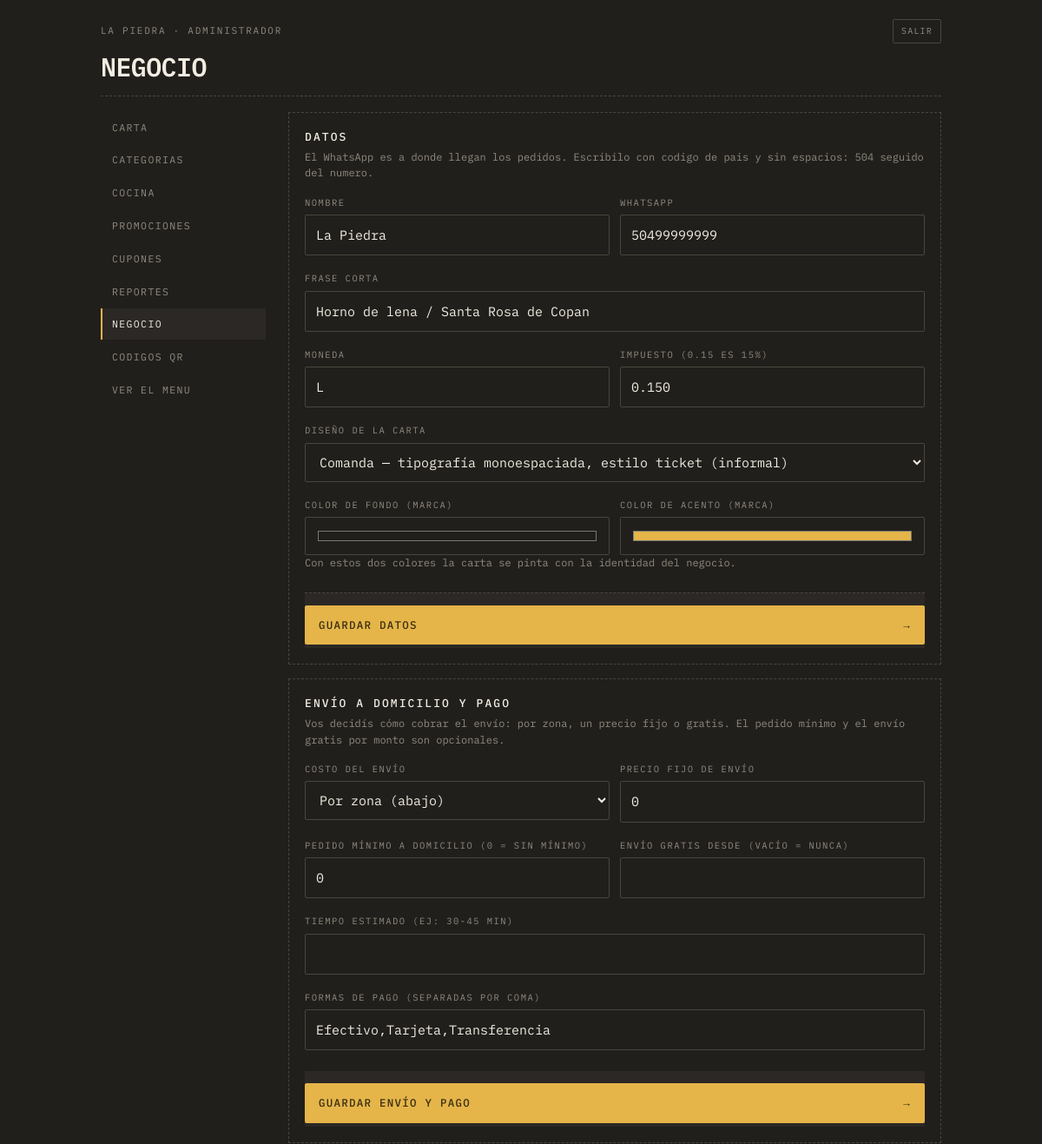
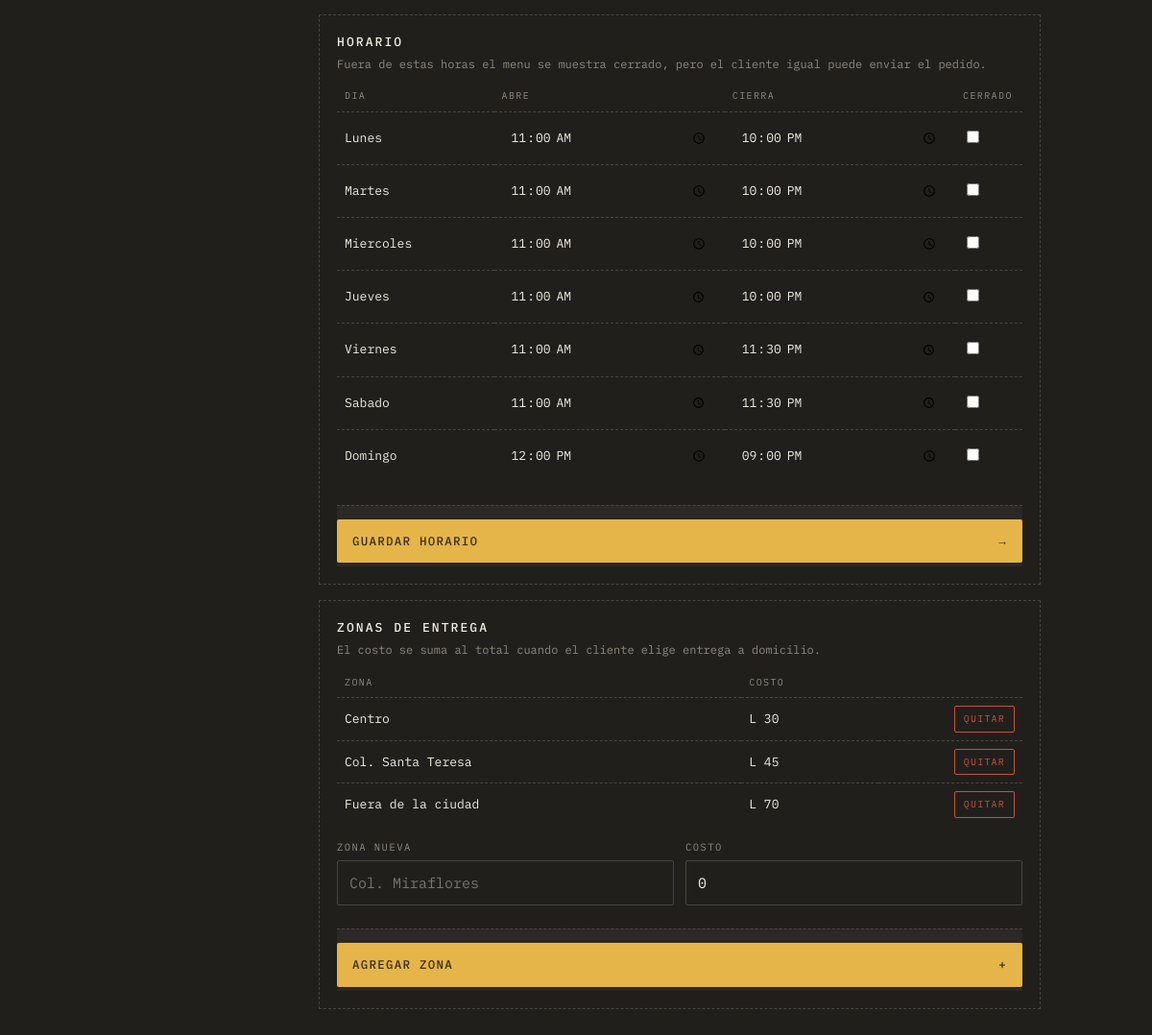
Screenshot of /admin/negocio.php (signed in) with the database file from the repository (2 pictures, top to bottom).
### tables this page shows
CREATE TABLE negocios (
  id            INT AUTO_INCREMENT PRIMARY KEY,
  slug          VARCHAR(60)  NOT NULL UNIQUE,
  nombre        VARCHAR(120) NOT NULL,
  tagline       VARCHAR(180) DEFAULT NULL,
  whatsapp      VARCHAR(20)  NOT NULL,
  moneda        VARCHAR(5)   NOT NULL DEFAULT 'L',
  impuesto      DECIMAL(4,3) NOT NULL DEFAULT 0.150,
   
  envio_modo         ENUM('zonas','fijo','gratis') NOT NULL DEFAULT 'zonas',
  envio_fijo         DECIMAL(10,2) NOT NULL DEFAULT 0,
  pedido_minimo      DECIMAL(10,2) NOT NULL DEFAULT 0,
  envio_gratis_desde DECIMAL(10,2) NULL,
  tiempo_estimado    VARCHAR(40) NULL,
  formas_pago   VARCHAR(200) NOT NULL DEFAULT 'Efectivo,Tarjeta,Transferencia',
  tema          VARCHAR(30)  NOT NULL DEFAULT 'comanda',
  color_fondo   VARCHAR(9)   DEFAULT NULL,    
  color_acento  VARCHAR(9)   DEFAULT NULL,    
  activo        TINYINT(1)   NOT NULL DEFAULT 1,
  creado        TIMESTAMP    NOT NULL DEFAULT CURRENT_TIMESTAMP
);

CREATE TABLE horarios (
  id         INT AUTO_INCREMENT PRIMARY KEY,
  negocio_id INT NOT NULL,
  dia        TINYINT NOT NULL,           
  abre       TIME DEFAULT NULL,
  cierra     TIME DEFAULT NULL,
  cerrado    TINYINT(1) NOT NULL DEFAULT 0,
  UNIQUE KEY uq_horario (negocio_id, dia),
  CONSTRAINT fk_horarios_negocio FOREIGN KEY (negocio_id)
    REFERENCES negocios(id) ON DELETE CASCADE
);

CREATE TABLE zonas (
  id         INT AUTO_INCREMENT PRIMARY KEY,
  negocio_id INT NOT NULL,
  nombre     VARCHAR(80) NOT NULL,
  costo      DECIMAL(10,2) NOT NULL DEFAULT 0,
  orden      INT NOT NULL DEFAULT 0,
  CONSTRAINT fk_zonas_negocio FOREIGN KEY (negocio_id)
    REFERENCES negocios(id) ON DELETE CASCADE
);

### app/util.php (called while the page is built, shortened)
<?php
function e($texto): string
{
    return htmlspecialchars((string) $texto, ENT_QUOTES | ENT_SUBSTITUTE, 'UTF-8');
}
function dinero($monto, string $moneda = 'L'): string
{
    return $moneda . ' ' . number_format((float) round($monto), 0, '.', ',');
}
function url(string $ruta = ''): string
{
    return rtrim(BASE_URL, '/') . '/' . ltrim($ruta, '/');
}

### app/db.php (called while the page is built, shortened)
<?php
function db(): PDO
{
    static $pdo = null;
    if ($pdo === null) {
        $dsn = 'mysql:host=' . DB_HOST . ';dbname=' . DB_NOMBRE . ';charset=utf8mb4';
        try {
            $pdo = new PDO($dsn, DB_USUARIO, DB_CLAVE, [
                PDO::ATTR_ERRMODE            => PDO::ERRMODE_EXCEPTION,
                PDO::ATTR_DEFAULT_FETCH_MODE => PDO::FETCH_ASSOC,
                PDO::ATTR_EMULATE_PREPARES   => false,
            ]);
        } catch (PDOException $e) {
            http_response_code(500);
            if (MOSTRAR_ERRORES) {
                exit('No se pudo conectar a la base de datos: ' . $e->getMessage());
            }
            exit('No se pudo conectar a la base de datos.');
        }
    }
    return $pdo;
}
function consulta(string $sql, array $params = []): PDOStatement
{
    $st = db()->prepare($sql);
    $st->execute($params);
    return $st;
}
function una(string $sql, array $params = []): ?array
{
    $fila = consulta($sql, $params)->fetch();
    return $fila === false ? null : $fila;
}
function todas(string $sql, array $params = []): array
{
    return consulta($sql, $params)->fetchAll();
}

### app/repo.php (called while the page is built, shortened)
<?php
require_once __DIR__ . '/db.php';
require_once __DIR__ . '/util.php';
function negocio_por_id(int $id): ?array
{
    return una('SELECT * FROM negocios WHERE id = ?', [$id]);
}
function zonas(int $negocioId): array
{
    return todas(
        'SELECT * FROM zonas WHERE negocio_id = ? ORDER BY orden, nombre',
        [$negocioId]
    );
}
function horarios(int $negocioId): array
{
    $filas = todas('SELECT * FROM horarios WHERE negocio_id = ? ORDER BY dia', [$negocioId]);
    $porDia = [];
    foreach ($filas as $f) {
        $porDia[(int) $f['dia']] = $f;
    }
    return $porDia;
}

### app/auth.php (called while the page is built, shortened)
<?php
require_once __DIR__ . '/db.php';
require_once __DIR__ . '/util.php';
function usuario(): ?array
{
    return $_SESSION['usuario'] ?? null;
}
function requiere_sesion(): array
{
    $u = usuario();
    return $u;
}
function requiere_dueno(): array
{
    $u = requiere_sesion();
    return $u;
}

### admin/negocio.php (the view, shortened to what this page needs)
<?php
require_once __DIR__ . '/comun.php';
$u = requiere_dueno();
$negocio = negocio_por_id((int) $u['negocio_id']);
$negocioId = (int) $negocio['id'];
$dias = [1 => 'Lunes', 2 => 'Martes', 3 => 'Miercoles', 4 => 'Jueves',
         5 => 'Viernes', 6 => 'Sabado', 0 => 'Domingo'];
$h = horarios($negocioId);
$z = zonas($negocioId);
cabecera_panel('Negocio', 'negocio', $negocio);
?>
<div class="bloque">
  <h2>Datos</h2>
  <p class="ayuda">
    El WhatsApp es a donde llegan los pedidos. Escribilo con codigo de pais y sin espacios:
    504 seguido del numero.
  </p>
  <form method="post">
    <div class="dos">
      <div class="campo" style="margin-top:0">
        <label class="campo__rotulo" for="nombre">Nombre</label>
        <input id="nombre" name="nombre" maxlength="120" value="<?= e($negocio['nombre']) ?>">
      </div>
      <div class="campo" style="margin-top:0">
        <label class="campo__rotulo" for="whatsapp">WhatsApp</label>
        <input id="whatsapp" name="whatsapp" maxlength="20" value="<?= e($negocio['whatsapp']) ?>">
      </div>
    </div>
    <div class="campo">
      <label class="campo__rotulo" for="tagline">Frase corta</label>
      <input id="tagline" name="tagline" maxlength="180" value="<?= e($negocio['tagline']) ?>">
    </div>
    <div class="dos">
      <div class="campo">
        <label class="campo__rotulo" for="moneda">Moneda</label>
        <input id="moneda" name="moneda" maxlength="5" value="<?= e($negocio['moneda']) ?>">
      </div>
      <div class="campo">
        <label class="campo__rotulo" for="impuesto">Impuesto (0.15 es 15%)</label>
        <input id="impuesto" name="impuesto" type="number" step="0.01" min="0" max="1"
               value="<?= e($negocio['impuesto']) ?>">
      </div>
    </div>
    <div class="campo">
      <label class="campo__rotulo" for="tema">Diseño de la carta</label>
      <select id="tema" name="tema">
        <option value="comanda"<?= ($negocio['tema'] ?? 'comanda') === 'comanda' ? ' selected' : '' ?>>
          Comanda — tipografía monoespaciada, estilo ticket (informal)
        </option>
      </select>
    </div>
    <div class="dos">
      <div class="campo">
        <label class="campo__rotulo" for="color_fondo">Color de fondo (marca)</label>
        <input id="color_fondo" name="color_fondo" type="color"
               value="<?= e($negocio['color_fondo'] ?: '#211F1C') ?>" style="height:44px">
      </div>
      <div class="campo">
        <label class="campo__rotulo" for="color_acento">Color de acento (marca)</label>
        <input id="color_acento" name="color_acento" type="color"
               value="<?= e($negocio['color_acento'] ?: '#E5B54A') ?>" style="height:44px">
      </div>
    </div>
    <p class="ayuda">Con estos dos colores la carta se pinta con la identidad del negocio.</p>
    <div class="pie"><button class="accion" type="submit"><span>Guardar datos</span><span>&rarr;</span></button></div>
  </form>
</div>
<div class="bloque">
  <h2>Envío a domicilio y pago</h2>
  <p class="ayuda">Vos decidís cómo cobrar el envío: por zona, un precio fijo o gratis. El pedido
    mínimo y el envío gratis por monto son opcionales.</p>
  <form method="post">
    <div class="dos">
      <div class="campo" style="margin-top:0">
        <label class="campo__rotulo" for="envio_modo">Costo del envío</label>
        <select id="envio_modo" name="envio_modo">
          <option value="zonas"<?= ($negocio['envio_modo'] ?? 'zonas') === 'zonas' ? ' selected' : '' ?>>Por zona (abajo)</option>
        </select>
      </div>
      <div class="campo" style="margin-top:0">
        <label class="campo__rotulo" for="envio_fijo">Precio fijo de envío</label>
        <input id="envio_fijo" name="envio_fijo" type="number" min="0" step="1" value="<?= (int) ($negocio['envio_fijo'] ?? 0) ?>">
      </div>
    </div>
    <div class="dos">
      <div class="campo">
        <label class="campo__rotulo" for="pedido_minimo">Pedido mínimo a domicilio (0 = sin mínimo)</label>
        <input id="pedido_minimo" name="pedido_minimo" type="number" min="0" step="1" value="<?= (int) ($negocio['pedido_minimo'] ?? 0) ?>">
      </div>
      <div class="campo">
        <label class="campo__rotulo" for="envio_gratis_desde">Envío gratis desde (vacío = nunca)</label>
        <input id="envio_gratis_desde" name="envio_gratis_desde" type="number" min="0" step="1" value="<?= $negocio['envio_gratis_desde'] !== null ? (int) $negocio['envio_gratis_desde'] : '' ?>">
      </div>
    </div>
    <div class="campo">
      <label class="campo__rotulo" for="tiempo_estimado">Tiempo estimado (ej: 30-45 min)</label>
      <input id="tiempo_estimado" name="tiempo_estimado" maxlength="40" value="<?= e($negocio['tiempo_estimado'] ?? '') ?>">
    </div>
    <div class="campo">
      <label class="campo__rotulo" for="formas_pago">Formas de pago (separadas por coma)</label>
      <input id="formas_pago" name="formas_pago" maxlength="200" value="<?= e($negocio['formas_pago'] ?? 'Efectivo,Tarjeta,Transferencia') ?>"
             placeholder="Efectivo, Tarjeta, Transferencia, Pago móvil">
    </div>
    <div class="pie" style="border-top:0"><button class="accion" type="submit"><span>Guardar envío y pago</span><span>&rarr;</span></button></div>
  </form>
</div>
<div class="bloque">
  <h2>Horario</h2>
  <p class="ayuda">Fuera de estas horas el menu se muestra cerrado, pero el cliente igual puede enviar el pedido.</p>
  <form method="post">
    <table class="tabla">
      <thead><tr><th>Dia</th><th>Abre</th><th>Cierra</th><th>Cerrado</th></tr></thead>
      <tbody>
      <?php foreach ($dias as $dia => $nombre):
          $f = $h[$dia] ?? null; ?>
        <tr>
          <td><?= e($nombre) ?></td>
          <td><input type="time" name="abre[<?= $dia ?>]" value="<?= $f && $f['abre'] ? e(substr($f['abre'], 0, 5)) : '' ?>"></td>
          <td><input type="time" name="cierra[<?= $dia ?>]" value="<?= $f && $f['cierra'] ? e(substr($f['cierra'], 0, 5)) : '' ?>"></td>
          <td style="width:70px">
            <input type="checkbox" name="cerrado[<?= $dia ?>]" style="width:auto"
                   <?= $f && (int) $f['cerrado'] === 1 ? 'checked' : '' ?>>
          </td>
        </tr>
      <?php endforeach; ?>
      </tbody>
    </table>
    <div class="pie"><button class="accion" type="submit"><span>Guardar horario</span><span>&rarr;</span></button></div>
  </form>
</div>
<div class="bloque">
  <h2>Zonas de entrega</h2>
  <p class="ayuda">El costo se suma al total cuando el cliente elige entrega a domicilio.</p>
  <table class="tabla">
    <thead><tr><th>Zona</th><th>Costo</th><th></th></tr></thead>
    <tbody>
    <?php foreach ($z as $zona): ?>
      <tr>
        <td><?= e($zona['nombre']) ?></td>
        <td><?= dinero($zona['costo'], $negocio['moneda']) ?></td>
        <td class="ancho-acciones">
          <form method="post" style="display:inline">
            <button class="mini mini--peligro" type="submit">Quitar</button>
          </form>
        </td>
      </tr>
    <?php endforeach; ?>
    </tbody>
  </table>
  <form method="post" style="margin-top:14px">
    <div class="dos">
      <div class="campo" style="margin-top:0">
        <label class="campo__rotulo" for="zona_nombre">Zona nueva</label>
        <input id="zona_nombre" name="zona_nombre" maxlength="80" placeholder="Col. Miraflores">
      </div>
      <div class="campo" style="margin-top:0">
        <label class="campo__rotulo" for="zona_costo">Costo</label>
        <input id="zona_costo" name="zona_costo" type="number" min="0" step="1" value="0">
      </div>
    </div>
    <div class="pie"><button class="accion" type="submit"><span>Agregar zona</span><span>+</span></button></div>
  </form>
</div>
<?php pie_panel(); ?>

### admin/comun.php (shortened to what this page needs)
<?php
require_once __DIR__ . '/../app/auth.php';
require_once __DIR__ . '/../app/repo.php';
function cabecera_panel(string $titulo, string $activo, array $negocio): void
{
    $u = usuario();
    $paginas = [
        'carta'       => ['Carta', 'index.php'],
        'categorias'  => ['Categorias', 'categoria.php'],
        'cocina'      => ['Cocina', 'cocina.php'],
        'promociones' => ['Promociones', 'promocion.php'],
        'cupones'     => ['Cupones', 'cupon.php'],
        'reportes'    => ['Reportes', 'reporte.php'],
        'negocio'     => ['Negocio', 'negocio.php'],
        'qr'          => ['Codigos QR', 'qr.php'],
    ];
    ?>
<!DOCTYPE html>
<html lang="es">
<head>
<link rel="stylesheet" href="<?= url('assets/css/comanda.css') ?>">
</head>
<body>
<main class="envoltura" style="padding-bottom:60px">
  <header class="cabecera">
    <div class="cabecera__meta">
      <span class="rotulo"><?= e($negocio['nombre']) ?> · <?= e($u['nombre']) ?></span>
      <a class="mini" href="<?= url('admin/salir.php') ?>">Salir</a>
    </div>
    <h1 class="cabecera__nombre" style="font-size:30px"><?= e($titulo) ?></h1>
  </header>
  <hr class="raya">
  <div class="panel">
    <nav class="menu-lateral">
      <?php foreach ($paginas as $clave => $p): ?>
        <a href="<?= url('admin/' . $p[1]) ?>"<?= $clave === $activo ? ' aria-current="page"' : '' ?>><?= e($p[0]) ?></a>
      <?php endforeach; ?>
      <a href="<?= url('index.php?r=' . urlencode($negocio['slug'])) ?>" target="_blank" rel="noopener">Ver el menu</a>
    </nav>
    <div>
    <?php
}
function pie_panel(): void
{
    ?>
    </div>
  </div>
</main>
</body>
</html>
    <?php
}

### rows the page displays
negocios: nombre "LA PIEDRA", nombre "La Piedra", whatsapp "50499999999", tagline "Horno de lena / Santa Rosa de Copan", moneda "L", impuesto "0.150", tema "Comanda — tipografía monoespaciada, estilo ticket (informal)", color_fondo "#211f1c", color_acento "#e5b54a", envio_modo "Por zona (abajo)", envio_fijo "0", pedido_minimo "0", formas_pago "Efectivo,Tarjeta,Transferencia"
horarios: abre "11:00", cierra "22:00"
horarios: abre "11:00", cierra "22:00"
horarios: abre "11:00", cierra "22:00"
horarios: abre "11:00", cierra "22:00"
horarios: abre "11:00", cierra "23:30"
horarios: abre "11:00", cierra "23:30"
horarios: abre "12:00", cierra "21:00"
zonas: nombre "Centro", costo.moneda "L 30"
zonas: nombre "Col. Santa Teresa", costo.moneda "L 45"
zonas: nombre "Fuera de la ciudad", costo.moneda "L 70"

### other values shown
$u['nombre'] "ADMINISTRADOR"
$titulo "NEGOCIO"
$p[0] "CARTA"
$p[0] "CATEGORIAS"
$p[0] "COCINA"
$p[0] "PROMOCIONES"
$p[0] "CUPONES"
$p[0] "REPORTES"
$p[0] "NEGOCIO"
$p[0] "CODIGOS QR"
$nombre "Lunes"
$nombre "Martes"
$nombre "Miercoles"
$nombre "Jueves"
$nombre "Viernes"
